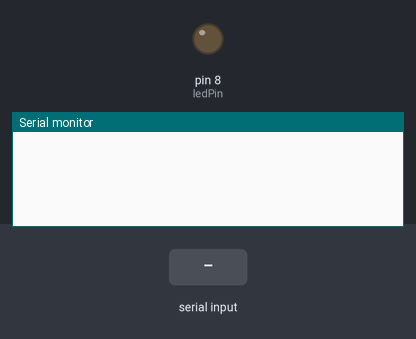
The sketch below on a simulated Arduino Uno, built with avr-gcc and run on an emulated ATmega328P. On the bench: output pins drawn as LEDs (lit = HIGH), the last lines printed to the serial monitor. The inputs (shaded band) are chosen by the test bench.

Above: at 1.2 s.
1.3 s: "1" received over Serial
At 2.5 s:
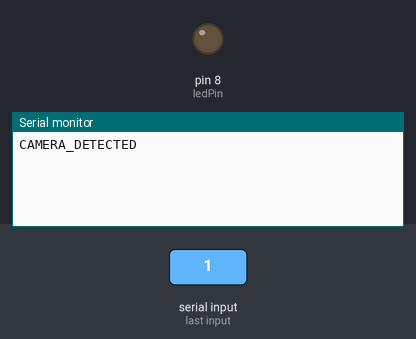
2.9 s: "0" received over Serial
At 4.3 s:
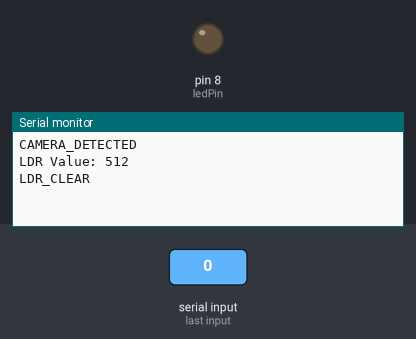

The sketch:

iot_project.ino
```cpp
// --- Hybrid LDR + Camera project (no buzzer) ---

const int ldrPin = A0;
const int ledPin = 8;

void setup() {
  pinMode(ledPin, OUTPUT);
  Serial.begin(9600);
}

void loop() {
  if (Serial.available()) {
    char signal = Serial.read();

    if (signal == '1') {
      // Camera sees object -> LED OFF
      digitalWrite(ledPin, LOW);
      Serial.println("CAMERA_DETECTED");
    }
    else if (signal == '0') {
      // Camera sees nothing -> check LDR
      int ldrValue = analogRead(ldrPin);
      Serial.print("LDR Value: "); Serial.println(ldrValue);

      // Adjust threshold after testing (400 typical)
      if (ldrValue < 400) {
        digitalWrite(ledPin, HIGH);
        Serial.println("LDR_DETECTED");
      } else {
        digitalWrite(ledPin, LOW);
        Serial.println("LDR_CLEAR");
      }
    }
  }
  delay(200);
}
```

Measured:
- after the input at 1.3 s, the serial monitor: prints a new line after 0.10 s (image 1)
- after the input at 2.9 s, the serial monitor: prints a new line after 0.10 s (image 2)
